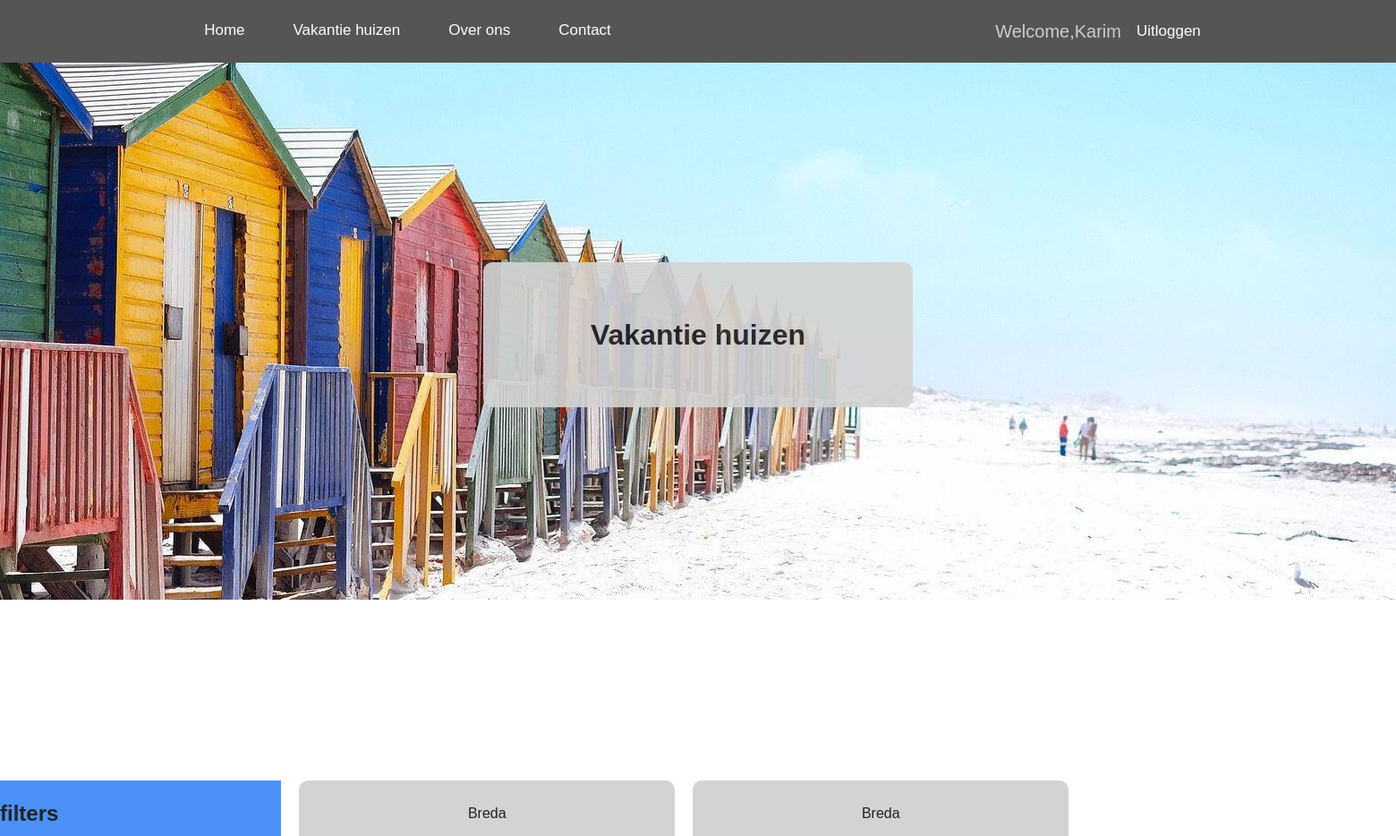
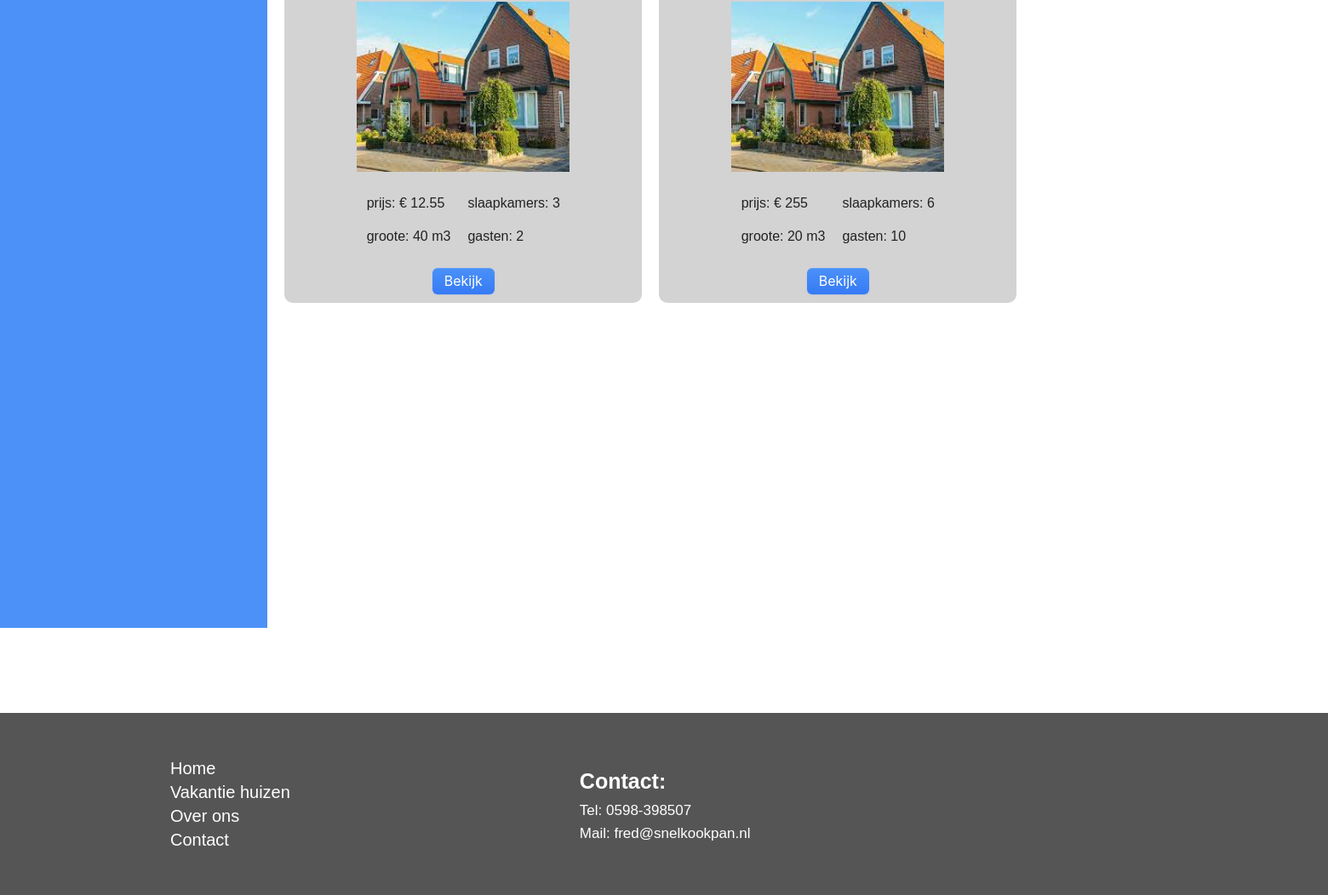
/shop.php (signed in), run on the app's committed database (2 pictures, top to bottom).
### tables this page shows
CREATE TABLE `huisinfo` (
  `id` int(11) NOT NULL,
  `img` text NOT NULL,
  `omgeving` varchar(150) NOT NULL,
  `prijs` float NOT NULL,
  `formaat` int(150) NOT NULL,
  `slaapkamers` text NOT NULL,
  `gasten` varchar(150) NOT NULL
);

### shop.php (the view, shortened to what this page needs)
<!DOCTYPE html>
<html lang="en">
<head>
    <?php require_once 'head.php' ?>
</head>
<body>
    <?php
        require_once 'backend/conn.php';
        $query = "SELECT * FROM huisinfo";
        $statement = $conn->prepare($query);
        $statement->execute();
        $huizen = $statement->fetchAll(PDO::FETCH_ASSOC);
    ?>
    <?php require_once 'header.php'?>
    <div class="intro">
        <div class="mid">
            <h1>Vakantie huizen</h1>
        </div>
    </div>
    <div class="shop_container">
        <div class="side_bar">
            <h2>filters</h2>
        </div>
        <div class="grid_container">
                <?php foreach($huizen as $huis): ?>
            <div class="grid_item">
                <div class="big">
                <p><?php echo $huis['omgeving'] ?></p>
                <img src="<?php ?>img/huis.jpg" class="img-fluid rounded-top" alt="">
                    <div class="desc">
                        <div class="spacing">
                            <p> prijs:  <span>&#8364; <?php echo $huis['prijs'] ?></span></p>
                            <p>groote: <span><?php echo $huis['formaat'] ?> m3</span></p>
                        </div>
                        <div class="spacing">
                            <p>slaapkamers: <span><?php echo $huis['slaapkamers'] ?></span></p>
                            <p>gasten: <span><?php echo $huis['gasten'] ?></span></p>
                        </div>
                    </div>
                    <form method="POST" action="buy.php">
                        <button type="submit" class="button-10">Bekijk</button>
                    </form>
                </div>
            </div>
            <?php endforeach; ?>
        </div>
    </div>
    <?php require_once 'footer.php'?>
</body>
</html>

### css/main.css (style rules this page uses)
html { color: #222; font-size: 1em; line-height: 1.4; font-family: Arial, Helvetica, sans-serif; }
audio, canvas, iframe, img, svg, video { vertical-align: middle; }
body { overflow-x: hidden; }

### css/shop.css (style rules this page uses)
html { color: #222; font-size: 1em; line-height: 1.4; }
audio, canvas, iframe, img, svg, video { vertical-align: middle; }
.intro { display: flex; align-items: center; justify-content: center; flex-direction: column; margin-bottom: 417px; }
.intro .mid { display: flex; align-items: center; justify-content: center; width: 480px; height: 162px; border-radius: 10px; margin-top: -377px; background: lightgray; opacity: 0.9; }
.side_bar { position: sticky; height: 100vh; width: 40vh; top: 0; margin-right: 20px; }
.shop_container { display: flex; flex-direction: row; }
.grid_container { display: grid; grid-template-columns: 1fr 1fr 1fr; width: 80%; gap: 20px; }
.big { background : lightgray; width: 400px; height: auto; padding: 10px; display: flex; flex-direction: column; align-items: center; border-radius: 10px; }
.side_bar { background: #4B91F7; }
.big img { width: 250px; height: 200px; }
.desc { display: flex; flex-direction: row; }
.spacing { padding: 10px; }
.button-10 { display: flex; flex-direction: column; align-items: center; padding: 6px 14px; font-family: -apple-system, BlinkMacSystemFont, 'Roboto', sans-serif; border-radius: 6px; border: none; color: #fff; background: linear-gradient(180deg, #4B91F7 0%, #367AF6 100%); background-origin: border-box; box-shadow: 0px 0.5px 1.5px rgba(54, 122, 246, 0.25), inset 0px 0.8px 0px -0.25px rgba(255, 255, 255, 0.2); user-select: none; -webkit-user-select: none; touch-action: manipulation; }

### data on the page
huisinfo: omgeving "Breda", prijs "12.55", formaat "40", slaapkamers "3", gasten "2"
huisinfo: omgeving "Breda", prijs "255", formaat "20", slaapkamers "6", gasten "10"

### other printed values
$_SESSION['name'] "Karim"
